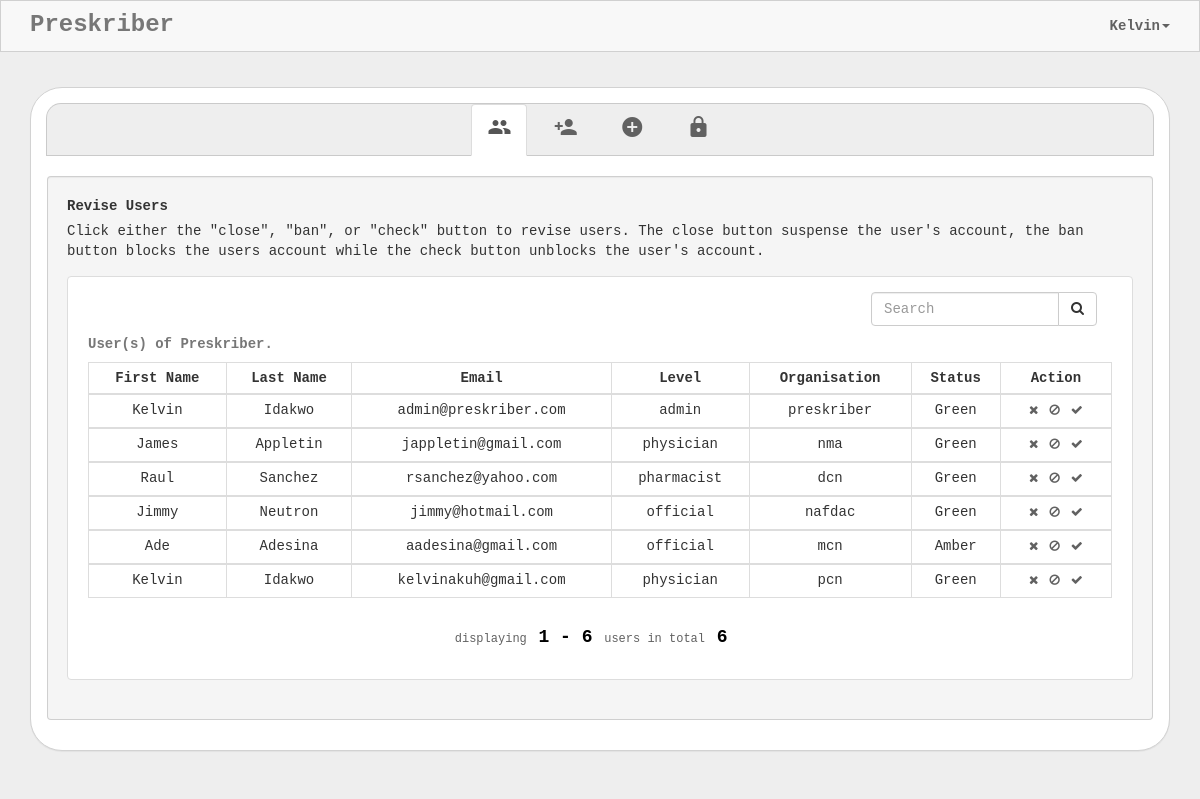
The page /admin (signed in) on the database its author committed.
### app.py (models this page shows)
class Users(db.Model):
    __tablename__='users'
    id=db.Column(db.Integer, primary_key=True)
    First_Name=db.Column(db.String(20), nullable=False)
    Middle_Name=db.Column(db.String(20), nullable=True)
    Last_Name=db.Column(db.String(20), nullable=False)
    Phone=db.Column(db.String(15), nullable=False)
    Email=db.Column(db.String(50), unique=True, nullable=False)
    Address=db.Column(db.String(250), nullable=True)
    Level=db.Column(db.String(15), nullable=False)
    Organisation=db.Column(db.String(15), nullable=False)
    Health_Code=db.Column(db.String(15), nullable=True)
    Password_Hash=db.Column(db.String(200), nullable=False)
    Status=db.Column(db.String(15), nullable=False)
    Created_By=db.Column(db.String(20), nullable=False)
    Date_Created=db.Column(db.DateTime, server_default=db.func.now(), nullable=False)

### app.py (the view)
@app.route('/admin/', defaults={'page': 1})
@app.route('/admin', defaults={'page': 1})
@app.route('/admin?page<int:page>/')
@app.route('/admin?page<int:page>')
@login_required
def admin(page):
    details=(session.get('username')).split("|")
    username=details[0].title()
    level=details[1]
    if level in ['admin']:
        search=False
        q=request.args.get('q')
        if q:
            search=True
        users=Users.query.all()
        total=len(users)
        users=list(chunks(users, 10))
        index=page-1
        users=users[index]
        organisation=Organisation.query.all()
        pagination=Pagination(page=page, per_page=10, total=total, bs_version=3, search=search, record_name="users")
        return render_template('admin.html', users=users, per_page=10, pagination=pagination, username=username, level=level, active_url='users-page-url', organisation=organisation)
    elif level in ['official']:
        return redirect(url_for('official'))
    else:
        return redirect(url_for('home'))

### app.py (called while the page is built)
def login_required(f):
    @wraps(f)
    def wrap(*args, **kwargs):
        if 'logged_in' in session:
            return f(*args, **kwargs)
        else:
            return redirect(url_for('index'))
    return wrap

def chunks(l, n):#####slicer
    for i in xrange(0, len(l), n):#use xrange-if using python 2, and range-for python3
        yield l[i:i + n]

### templates/admin.html (shortened to what this page needs)
<!DOCTYPE html>
<html>
<head>
    <link rel="stylesheet" href="static/assets/bootstrap/css/bootstrap.min.css">
    <link rel="stylesheet" href="static/assets/fonts/font-awesome.min.css">
    <link rel="stylesheet" href="static/assets/fonts/material-icons.css">
    <link rel="stylesheet" href="static/assets/css/user.css">
    <link rel="stylesheet" href="static/assets/css/Pretty-Registration-Form.css">
</head>
<body>
    <nav class="navbar navbar-default navbar-fixed-top">
        <div class="container">
            <div class="navbar-header"><a class="navbar-brand navbar-link"><strong>Preskriber</strong> </a>
            </div>
            <div class="collapse navbar-collapse" id="navcol-1">
                <ul class="nav navbar-nav navbar-right">
                    <li class="dropdown"><a class="dropdown-toggle" data-toggle="dropdown" aria-expanded="false" href="#"><strong>{{ username }}</strong><span class="caret"></span></a>
                    </li>
                </ul>
            </div>
        </div>
    </nav>
    <div class="container" id="admin">
        <div class="panel panel-default">
            <div class="panel-body">
                <div>
                    <ul class="nav nav-tabs">
                        <li class="active"><a href="#tab-1" role="tab" data-toggle="tab"><strong><i class="material-icons">group</i></strong> </a></li>
                        <li><a href="#tab-2" role="tab" data-toggle="tab"><strong><i class="material-icons">person_add</i></strong> </a></li>
                        <li><a href="#tab-3" role="tab" data-toggle="tab"><strong><i class="material-icons">add_circle</i></strong> </a></li>
                        <li><a href="#tab-4" role="tab" data-toggle="tab"><strong><i class="material-icons">https</i></strong></a></li>
                    </ul>
                    <div class="tab-content">
                        <div class="tab-pane fade in active" role="tabpanel" id="tab-1">
                            <div class="col-lg-12 col-lg-offset-0 col-md-12 col-md-offset-0 col-sm-12 col-sm-offset-0 col-xs-12">
                                <div class="well">
                                    <label>Revise Users</label>
                                    <p class="form-static-control">Click either the "close", "ban", or "check" button to revise users. The close button suspense the user's account, the ban button blocks the users account while the check button unblocks the user's account.</p>
                                    <ul class="list-group">
                                        <li class="list-group-item">
                                            {% if size!=0 %}
                                            <div class="table-responsive">
                                                <div class="col-lg-3 col-lg-offset-9 col-md-3 col-md-offset-9 col-sm-5 col-sm-offset-7 col-xs-10 col-xs-offset-1">
                                                    <form class="input-group" action="search" method="POST">
                                                        <input type="text" name="search" required="" value="{{request.form.search}}" class="form-control" placeholder="Search">
                                                        <span class="input-group-btn">
                                                            <button class="btn btn-default" type="submit">
                                                                <i class="fa fa-search"></i>
                                                            </button>
                                                        </span>
                                                    </form>
                                                </div>
                                                <table class="table table-bordered table-hover table-condensed">
                                                    <thead>
                                                        <tr>
                                                            <th class="text-center">First Name</th>
                                                            <th class="text-center">Last Name</th>
                                                            <th class="text-center">Email</th>
                                                            <th class="text-center">Level</th>
                                                            <th class="text-center">Organisation</th>
                                                            <th class="text-center">Status</th>
                                                            <th class="text-center">Action </th>
                                                        </tr>
                                                    </thead>
                                                    {% for item in users %}
                                                    <tbody>
                                                        <tr>
                                                            <td class="text-center">{{ item.First_Name|e }}</td>
                                                            <td class="text-center">{{ item.Last_Name|e }}</td>
                                                            <td class="text-center">{{ item.Email|e }}</td>
                                                            <td class="text-center">{{ item.Level|e }}</td>
                                                            <td class="text-center">{{ item.Organisation|e }}</td>
                                                            <td class="text-center">{{ item.Status|e }}</td>
                                                            <td class="text-center">
                                                                <div class="btn-group btn-group-xs" role="group">
                                                                    <a class="btn" role="button" href="/revise_down/{{ item.Email|e }}">
                                                                       <strong><i class="fa fa-close"></i></strong>
                                                                    </a>
                                                                    <a class="btn center-block" role="button" href="/revise_ban/{{ item.Email|e }}">
                                                                        <strong><i class="fa fa-ban"></i></strong>
                                                                    </a>
                                                                    <a class="btn center-block" role="button" href="/revise_up/{{ item.Email|e }}">
                                                                        <strong><i class="fa fa-check"></i></strong>
                                                                    </a>
                                                                </div>
                                                            </td>
                                                        </tr>
                                                    </tbody>
                                                    {% endfor %}
                                                    <caption><strong>User(s) of Preskriber.</strong></caption>
                                                </table>
                                                <div class="text-center">{{ pagination.info }}</div>
                                            </div>
                                            {% else %}
                                            <h4 class="text-center">No record found!</h4>
                                            <p class="text-center"><a class="btn btn-link btn-center" role="button" href="home"><strong>Return</strong></a></p>
                                            {% endif %}
                                        </li>
                                    </ul>
                                </div>
                            </div>
                        </div>
                    </div>
                </div>
            </div>
        </div>
    </div>
</body>
</html>

### static/assets/css/user.css (style rules this page uses)
nav.navbar.navbar-default { margin-bottom:0px; margin-bottom:35px; border:1px solid #9999996b; }
.navbar .navbar-brand { font-size:24px; line-height:18px; }
.navbar-default .navbar-nav>li>a { color: #616161; }
.navbar { position:sticky; min-height:50px; margin-bottom:20px; border:1px solid transparent; }
.well { min-height:20px; padding:19px; margin-bottom:15px; background-color:#f5f5f5; border:1px solid #9999996b; border-radius:4px; -webkit-box-shadow:inset 0 1px 1px rgba(0,0,0,.05); box-shadow:inset 0 1px 1px rgba(0,0,0,.05); margin-top:15px; margin-left: -14px; margin-right: -14px; }
.navbar-default { background-color:#f8f8f8; border-color:#e7e7e7; }
body { font-size:14px; line-height:1.42857143; color:#333; background-color:#dcdcdc78; font-family:monospace; }
.form-static-control { margin-bottom: 15px; }
a,a:active,a:hover { color: #616161; text-decoration: none; }
.nav-tabs > li { float:none; display:inline-block; zoom:1; }
.nav-tabs { text-align: center; background-color:#dcdcdc78; border-top-left-radius: 15px; border-top-right-radius: 15px; margin-bottom: 5px; border:1px solid #9999996b; }
.pagination-page-info { padding: .6em; padding-left: 0; width: 40em; margin: .5em; margin-left: 0; font-size: 12px; width: inherit; color: #616161; }
.pagination-page-info b { color: black; padding-left: 2px; padding: .1em .25em; font-size: 150%; }
.panel { margin-bottom: 20px; background-color: #fff; border: 1px solid transparent; border-radius: 4px; -webkit-box-shadow: 0 1px 1px rgba(0,0,0,.05); box-shadow: 0 1px 1px rgba(0,0,0,.05); border-radius: 32px; border-color: #d2d2d2 }
.table-responsive { min-height: .01%; overflow-x: auto; padding: 5px; }

### rows shown on the page
Users: First_Name "Kelvin", Last_Name "Idakwo", Email "admin@preskriber.com", Level "admin", Organisation "preskriber", Status "Green"
Users: First_Name "James", Last_Name "Appletin", Email "jappletin@gmail.com", Level "physician", Organisation "nma", Status "Green"
Users: First_Name "Raul", Last_Name "Sanchez", Email "rsanchez@yahoo.com", Level "pharmacist", Organisation "dcn", Status "Green"
Users: First_Name "Jimmy", Last_Name "Neutron", Email "jimmy@hotmail.com", Level "official", Organisation "nafdac", Status "Green"
Users: First_Name "Ade", Last_Name "Adesina", Email "aadesina@gmail.com", Level "official", Organisation "mcn", Status "Amber"
Users: First_Name "Kelvin", Last_Name "Idakwo", Email "kelvinakuh@gmail.com", Level "physician", Organisation "pcn", Status "Green"

### other values the page prints
{{ username }} "Kelvin"
{{ pagination.info }} "displaying 1 - 6 users in total 6"
